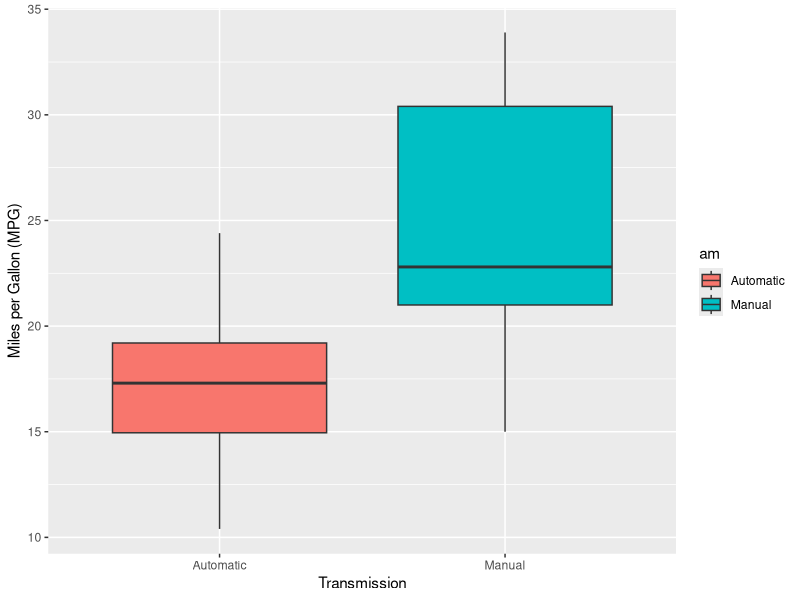
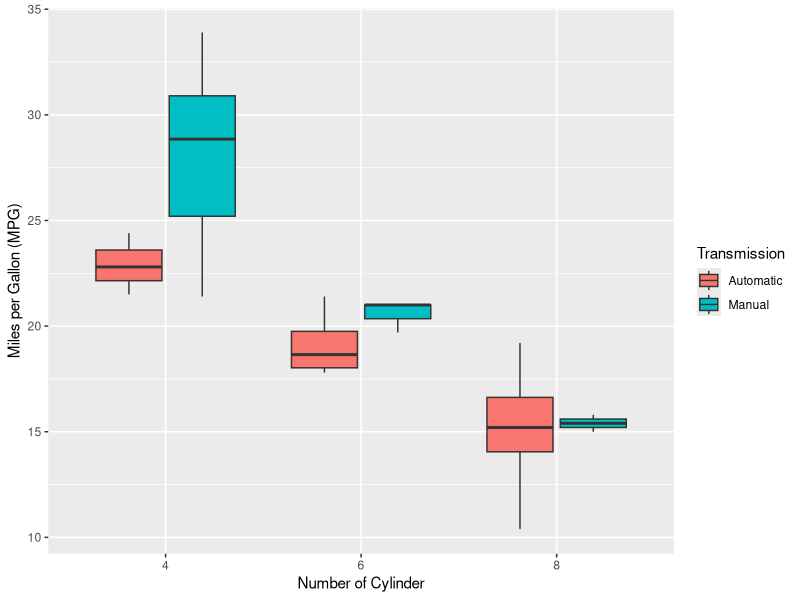
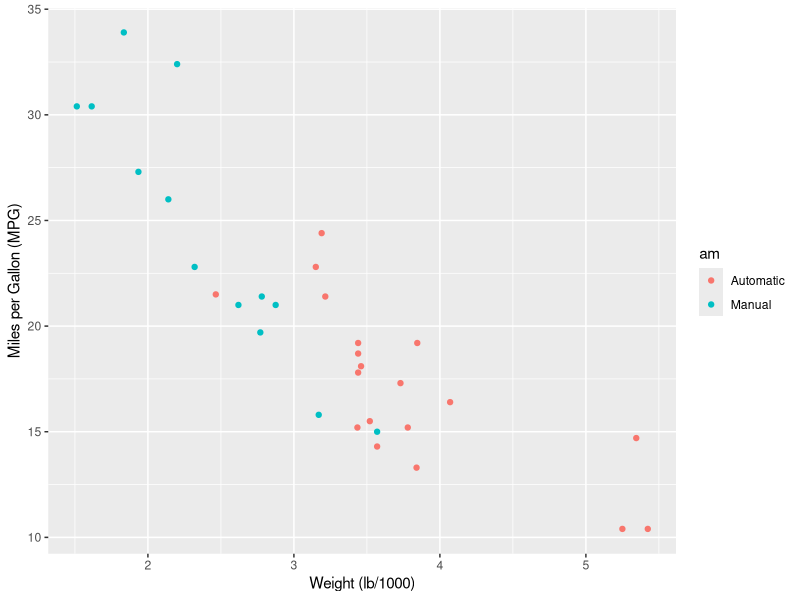
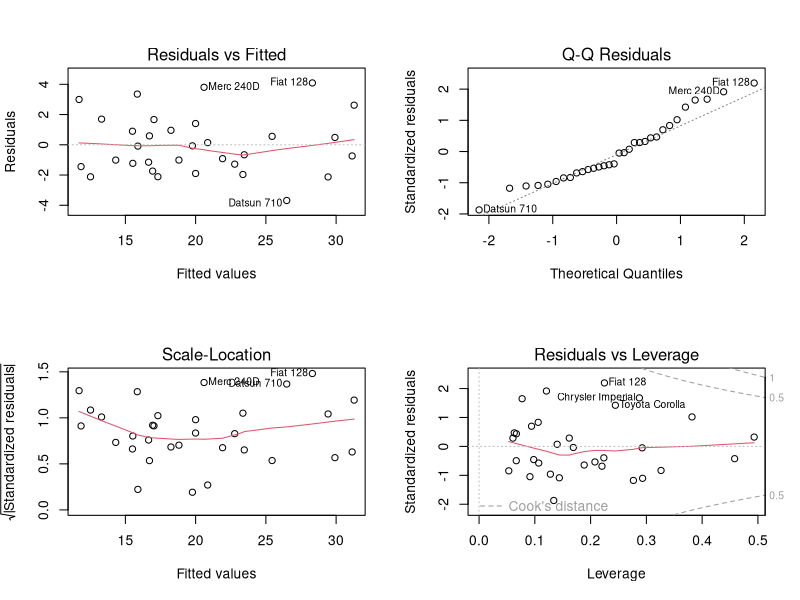

These figures' R source, in order:
## ---- chunk 1
knitr::opts_chunk$set(
    echo = TRUE, 
    warning = FALSE, 
    message = FALSE,
    fig.path = "figure/",
    fig.height = 3,
    fig.width = 6,
    fig.pos = "center")
## ---- chunk 2
library(ggplot2); library(dplyr); library(datasets)
data(mtcars)
mtcars$am = factor(mtcars$am, c(0, 1), labels = c("Automatic", "Manual"))
## ---- chunk 3
fit <- lm(mpg ~ am, data = mtcars)
summary(fit)$coef
## ---- chunk 4
fit1 <- lm(mpg ~ am, data = mtcars) 
fit2 <- update(fit, mpg ~ am + qsec + wt) 
fit3 <- update(fit, mpg ~ am + qsec + wt + hp + disp) 
anova(fit1, fit2, fit3)
## ---- chunk 5
fitSameSlope <- lm(mpg ~ am, data = mtcars)
summary(fitSameSlope)$coef
## ---- chunk 6
fitSameSlope <- lm(mpg ~ am + wt + qsec, data = mtcars)
summary(fitSameSlope)$coef
## ---- chunk 7
fitDifferentSlope <- lm(mpg ~ am * (wt + qsec), data = mtcars)
summary(fitDifferentSlope)$coef
## ---- chunk 8
g <- ggplot(mtcars, aes(am, mpg, fill = am))
g <- g + geom_boxplot()
g <- g + labs(x = "Transmission", y = "Miles per Gallon (MPG)")
g
## ---- chunk 9
g <- ggplot(mtcars, aes(factor(cyl), mpg, fill = am))
g <- g + geom_boxplot()
g <- g + labs(x = "Number of Cylinder", y = "Miles per Gallon (MPG)")
g <- g + scale_fill_discrete(name = "Transmission")
g
## ---- chunk 10
g <- ggplot(mtcars, aes(wt, mpg))
g <- g + geom_point(aes(color = am))
g <- g + labs(x = "Weight (lb/1000)", y = "Miles per Gallon (MPG)")
g <- g + scale_fill_discrete(name = "Transmission")
g
## ---- chunk 11
par(mfrow = c(2, 2))
plot(fitDifferentSlope)
